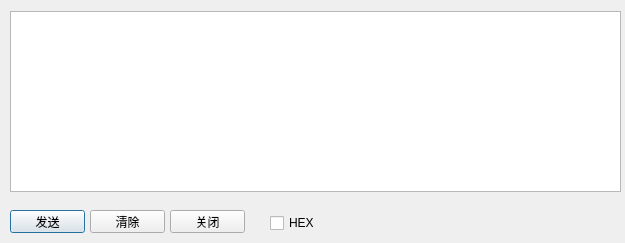
<?xml version="1.0" encoding="UTF-8"?>
<ui version="4.0">
 <class>SendDialog</class>
 <widget class="QDialog" name="SendDialog">
  <property name="geometry">
   <rect>
    <x>0</x>
    <y>0</y>
    <width>625</width>
    <height>243</height>
   </rect>
  </property>
  <property name="windowTitle">
   <string>发送数据</string>
  </property>
  <widget class="QTextBrowser" name="txt_send">
   <property name="geometry">
    <rect>
     <x>10</x>
     <y>11</y>
     <width>611</width>
     <height>181</height>
    </rect>
   </property>
  </widget>
  <widget class="QPushButton" name="btn_send">
   <property name="geometry">
    <rect>
     <x>10</x>
     <y>210</y>
     <width>75</width>
     <height>23</height>
    </rect>
   </property>
   <property name="text">
    <string>发送</string>
   </property>
  </widget>
  <widget class="QPushButton" name="btn_clear">
   <property name="geometry">
    <rect>
     <x>90</x>
     <y>210</y>
     <width>75</width>
     <height>23</height>
    </rect>
   </property>
   <property name="text">
    <string>清除</string>
   </property>
  </widget>
  <widget class="QPushButton" name="btn_close">
   <property name="geometry">
    <rect>
     <x>170</x>
     <y>210</y>
     <width>75</width>
     <height>23</height>
    </rect>
   </property>
   <property name="text">
    <string>关闭</string>
   </property>
  </widget>
  <widget class="QCheckBox" name="cb_16">
   <property name="geometry">
    <rect>
     <x>270</x>
     <y>215</y>
     <width>71</width>
     <height>16</height>
    </rect>
   </property>
   <property name="text">
    <string>HEX</string>
   </property>
  </widget>
 </widget>
 <resources/>
 <connections/>
</ui>
